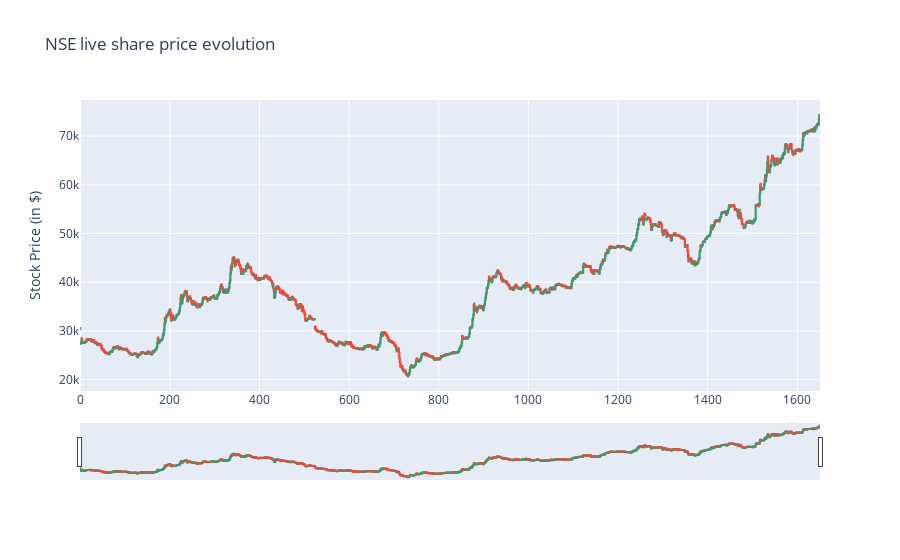

The code cell stored with this chart in its notebook:
### Code cell
tfig = go.Figure()
tfig.add_trace(go.Candlestick(
    x=df.index, 
    open=df['open'],
    high=df['high'],
    low=df['low'],
    close=df['close'],
    name='market data'
))

tfig.update_layout(
    title='NSE live share price evolution',
    yaxis_title='Stock Price (in $)'
)

tfig.update_xaxes(
    rangeslider_visible=True,
    rangeselector=dict(
        buttons=list([
            dict(count=15, label='15m', step='minute', stepmode='backward'),
            dict(count=45, label='45m', step='minute', stepmode='backward'),
            dict(count=1, label='HTD', step='hour', stepmode='todate'),
            dict(count=2, label='2h', step='hour', stepmode='backward'),
            dict(step='all')
        ])
    )
)

tfig.show()

### Figure 1 — Plotly figure (JSON) as saved in the notebook; plotly's stock layout.template omitted (floating-point values rounded to 4 significant figures; data arrays with more than 128 entries replaced by an {"elided": "..."} marker saying what was removed)
{"data": [{"close": {"elided": "1651 float values"}, "high": {"elided": "1651 float values"}, "low": {"elided": "1651 float values"}, "name": "market data", "open": {"elided": "1651 float values"}, "type": "candlestick", "x": {"elided": "1651 int values"}}], "layout": {"title": {"text": "NSE live share price evolution"}, "xaxis": {"rangeselector": {"buttons": [{"count": 15, "label": "15m", "step": "minute", "stepmode": "backward"}, {"count": 45, "label": "45m", "step": "minute", "stepmode": "backward"}, {"count": 1, "label": "HTD", "step": "hour", "stepmode": "todate"}, {"count": 2, "label": "2h", "step": "hour", "stepmode": "backward"}, {"step": "all"}]}, "rangeslider": {"visible": true}}, "yaxis": {"title": {"text": "Stock Price (in $)"}}}}
